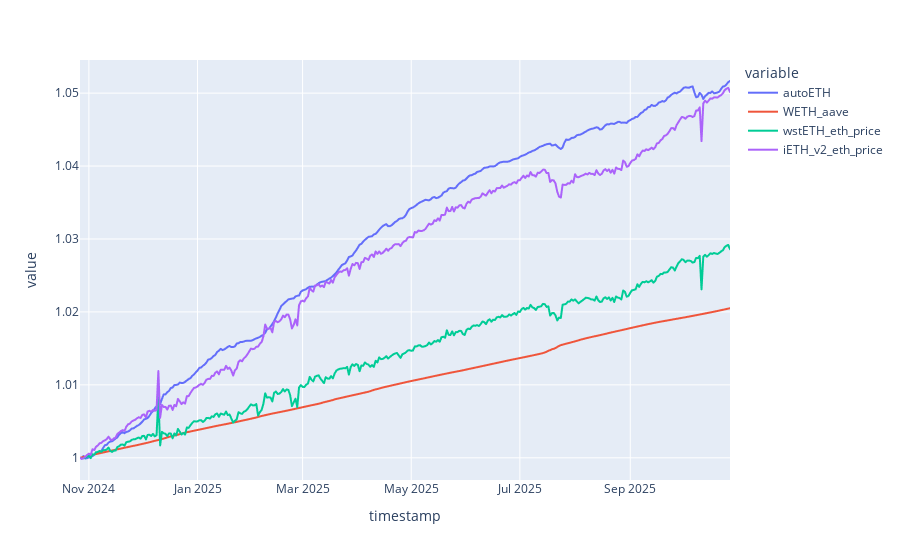

Write notebook code for a chart like this one.
### Code cell
first_non_na_values = df.apply(lambda col: col.loc[col.first_valid_index()])
norm_one_large_df = df / first_non_na_values
# recent_df = df[df.index > pd.to_datetime("2025-04-01").date()]
recent_first_df = df.apply(lambda col: col.loc[col.first_valid_index()])
norm_one_recent_df = df / recent_first_df

import matplotlib.pyplot as plt
px.line(norm_one_recent_df)

### Figure 1 — Plotly figure (JSON) as saved in the notebook; plotly's stock layout.template omitted (floating-point values rounded to 4 significant figures; data arrays with more than 128 entries replaced by an {"elided": "..."} marker saying what was removed)
{"data": [{"hovertemplate": "variable=autoETH<br>timestamp=%{x}<br>value=%{y}<extra></extra>", "legendgroup": "autoETH", "line": {"color": "#636efa", "dash": "solid"}, "marker": {"symbol": "circle"}, "mode": "lines", "name": "autoETH", "showlegend": true, "type": "scattergl", "x": {"elided": "366 str values"}, "xaxis": "x", "y": {"elided": "366 float values"}, "yaxis": "y"}, {"hovertemplate": "variable=WETH_aave<br>timestamp=%{x}<br>value=%{y}<extra></extra>", "legendgroup": "WETH_aave", "line": {"color": "#EF553B", "dash": "solid"}, "marker": {"symbol": "circle"}, "mode": "lines", "name": "WETH_aave", "showlegend": true, "type": "scattergl", "x": {"elided": "366 str values"}, "xaxis": "x", "y": {"elided": "366 float values"}, "yaxis": "y"}, {"hovertemplate": "variable=wstETH_eth_price<br>timestamp=%{x}<br>value=%{y}<extra></extra>", "legendgroup": "wstETH_eth_price", "line": {"color": "#00cc96", "dash": "solid"}, "marker": {"symbol": "circle"}, "mode": "lines", "name": "wstETH_eth_price", "showlegend": true, "type": "scattergl", "x": {"elided": "366 str values"}, "xaxis": "x", "y": {"elided": "366 float values"}, "yaxis": "y"}, {"hovertemplate": "variable=iETH_v2_eth_price<br>timestamp=%{x}<br>value=%{y}<extra></extra>", "legendgroup": "iETH_v2_eth_price", "line": {"color": "#ab63fa", "dash": "solid"}, "marker": {"symbol": "circle"}, "mode": "lines", "name": "iETH_v2_eth_price", "showlegend": true, "type": "scattergl", "x": {"elided": "366 str values"}, "xaxis": "x", "y": {"elided": "366 float values"}, "yaxis": "y"}], "layout": {"legend": {"title": {"text": "variable"}, "tracegroupgap": 0}, "margin": {"t": 60}, "xaxis": {"anchor": "y", "domain": [0, 1], "title": {"text": "timestamp"}}, "yaxis": {"anchor": "x", "domain": [0, 1], "title": {"text": "value"}}}}
